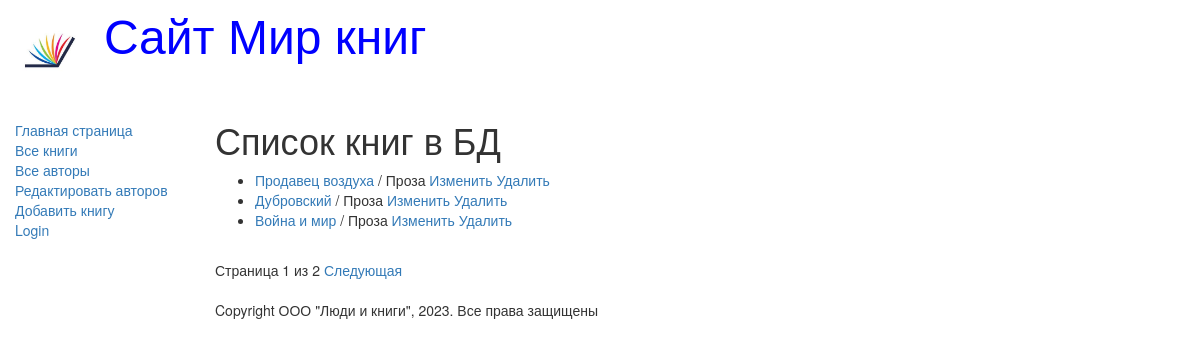
The page /books/ on the database its author committed.
### catalog/models.py (models this page shows, shortened)
class Book(models.Model):
    title = models.CharField(max_length=200, help_text='Введите название книги', verbose_name='Название книги')
    genre = models.ForeignKey('Genre', on_delete=models.CASCADE, help_text='Введите жанр книги', verbose_name='Жанр книги', null=True)
    language = models.ForeignKey('Language', on_delete=models.CASCADE, help_text='Введите язык книги', verbose_name='Язык книги', null=True)
    author = models.ManyToManyField('Author', help_text='Введите автора книги', verbose_name='Автор книги')
    summary = models.TextField(max_length=1000, help_text='Введите краткое описание книги', verbose_name='Кратое описание книги')
    isbn = models.CharField(max_length=13, help_text='Должно содержать 13 символов', verbose_name='ISBN книги')
    def get_absolute_url(self):
        return reverse('book-detail', args=[str(self.id)])
    def display_author(self):
        return ', '.join([author.last_name for author in self.author.all()])
    display_author.short_description = 'Авторы'

class Genre(models.Model):
    name = models.CharField(max_length=200, help_text='Введите жанр книги', verbose_name='Жанр книги')
    def __str__(self):
        return self.name

### catalog/views.py (the view)
# urls.py: url(r'^books/$', views.BookListView.as_view(), name='books'),
class BookListView(generic.ListView):
    model = Book
    paginate_by = 3

### catalog/templates/catalog/book_list.html
{% extends "base_generic.html" %}
{% block content %}
    <h1>Список книг в БД</h1>
    {% if book_list %}
    <ul>
        {% for book in book_list %}
            <li>
                <a href="{{ book.get_absolute_url }}">{{ book.title }}</a> / {{ book.genre }}
                <a href="/book/update/{{ book.id }}">Изменить</a>
                <a href="/book/delete/{{ book.id }}">Удалить</a>
            </li>
        {% endfor %}
    </ul>
    {% else %}
        <p>В БД нет книг</p>
    {% endif %}
{% endblock %}

### rows shown on the page
Book: title "Продавец воздуха", genre "Проза"
Book: title "Дубровский", genre "Проза"
Book: title "Война и мир", genre "Проза"

### other values the page prints
{{ page_obj.number }} "1"
{{ page_obj.paginator.num_pages }} "2"
